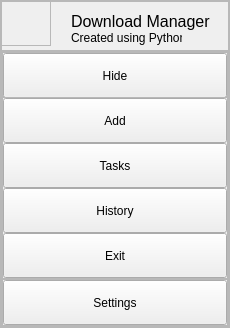
        <widget class="QFrame" name="frame">
         <property name="minimumSize">
          <size>
           <width>230</width>
           <height>0</height>
          </size>
         </property>
         <property name="maximumSize">
          <size>
           <width>50</width>
           <height>16777215</height>
          </size>
         </property>
         <property name="styleSheet">
          <string notr="true"/>
         </property>
         <property name="frameShape">
          <enum>QFrame::StyledPanel</enum>
         </property>
         <property name="frameShadow">
          <enum>QFrame::Raised</enum>
         </property>
         <layout class="QVBoxLayout" name="verticalLayout_2">
          <property name="spacing">
           <number>0</number>
          </property>
          <property name="leftMargin">
           <number>0</number>
          </property>
          <property name="topMargin">
           <number>0</number>
          </property>
          <property name="rightMargin">
           <number>0</number>
          </property>
          <property name="bottomMargin">
           <number>0</number>
          </property>
          <item>
           <widget class="QFrame" name="frame_6">
            <property name="minimumSize">
             <size>
              <width>0</width>
              <height>50</height>
             </size>
            </property>
            <property name="maximumSize">
             <size>
              <width>16777215</width>
              <height>50</height>
             </size>
            </property>
            <property name="frameShape">
             <enum>QFrame::StyledPanel</enum>
            </property>
            <property name="frameShadow">
             <enum>QFrame::Raised</enum>
            </property>
            <widget class="QFrame" name="frame_11">
             <property name="geometry">
              <rect>
               <x>0</x>
               <y>0</y>
               <width>50</width>
               <height>45</height>
              </rect>
             </property>
             <property name="minimumSize">
              <size>
               <width>50</width>
               <height>45</height>
              </size>
             </property>
             <property name="maximumSize">
              <size>
               <width>50</width>
               <height>45</height>
              </size>
             </property>
             <property name="styleSheet">
              <string notr="true"/>
             </property>
             <property name="frameShape">
              <enum>QFrame::StyledPanel</enum>
             </property>
             <property name="frameShadow">
              <enum>QFrame::Raised</enum>
             </property>
             <property name="lineWidth">
              <number>0</number>
             </property>
            </widget>
            <widget class="QLabel" name="label_3">
             <property name="geometry">
              <rect>
               <x>70</x>
               <y>10</y>
               <width>151</width>
               <height>21</height>
              </rect>
             </property>
             <property name="font">
              <font>
               <pointsize>12</pointsize>
               <italic>false</italic>
               <bold>false</bold>
              </font>
             </property>
             <property name="text">
              <string>Download Manager</string>
             </property>
            </widget>
            <widget class="QLabel" name="label_4">
             <property name="geometry">
              <rect>
               <x>70</x>
               <y>30</y>
               <width>111</width>
               <height>14</height>
              </rect>
             </property>
             <property name="maximumSize">
              <size>
               <width>16777215</width>
               <height>16</height>
              </size>
             </property>
             <property name="text">
              <string>Created using Python</string>
             </property>
            </widget>
           </widget>
          </item>
          <item>
           <widget class="QFrame" name="frame_7">
            <property name="frameShape">
             <enum>QFrame::StyledPanel</enum>
            </property>
            <property name="frameShadow">
             <enum>QFrame::Raised</enum>
            </property>
            <layout class="QVBoxLayout" name="verticalLayout_3" stretch="0,0,0">
             <property name="spacing">
              <number>0</number>
             </property>
             <property name="leftMargin">
              <number>0</number>
             </property>
             <property name="topMargin">
              <number>0</number>
             </property>
             <property name="rightMargin">
              <number>0</number>
             </property>
             <property name="bottomMargin">
              <number>0</number>
             </property>
             <item>
              <widget class="QFrame" name="frame_8">
               <property name="maximumSize">
                <size>
                 <width>16777215</width>
                 <height>45</height>
                </size>
               </property>
               <property name="frameShape">
                <enum>QFrame::StyledPanel</enum>
               </property>
               <property name="frameShadow">
                <enum>QFrame::Raised</enum>
               </property>
               <layout class="QVBoxLayout" name="verticalLayout_4">
                <property name="spacing">
                 <number>0</number>
                </property>
                <property name="leftMargin">
                 <number>0</number>
                </property>
                <property name="topMargin">
                 <number>0</number>
                </property>
                <property name="rightMargin">
                 <number>0</number>
                </property>
                <property name="bottomMargin">
                 <number>0</number>
                </property>
                <item>
                 <widget class="QPushButton" name="pushButton_5">
                  <property name="minimumSize">
                   <size>
                    <width>0</width>
                    <height>45</height>
                   </size>
                  </property>
                  <property name="cursor">
                   <cursorShape>PointingHandCursor</cursorShape>
                  </property>
                  <property name="focusPolicy">
                   <enum>Qt::NoFocus</enum>
                  </property>
                  <property name="styleSheet">
                   <string notr="true">background-image: url(:/icons/icons/cil-menu.png);</string>
                  </property>
                  <property name="text">
                   <string>Hide</string>
                  </property>
                 </widget>
                </item>
               </layout>
              </widget>
             </item>
             <item alignment="Qt::AlignTop">
              <widget class="QFrame" name="frame_9">
               <property name="sizePolicy">
                <sizepolicy hsizetype="Preferred" vsizetype="Preferred">
                 <horstretch>0</horstretch>
                 <verstretch>0</verstretch>
                </sizepolicy>
               </property>
               <property name="focusPolicy">
                <enum>Qt::NoFocus</enum>
               </property>
               <property name="frameShape">
                <enum>QFrame::StyledPanel</enum>
               </property>
               <property name="frameShadow">
                <enum>QFrame::Raised</enum>
               </property>
               <layout class="QVBoxLayout" name="verticalLayout_5">
                <property name="spacing">
                 <number>0</number>
                </property>
                <property name="leftMargin">
                 <number>0</number>
                </property>
                <property name="topMargin">
                 <number>0</number>
                </property>
                <property name="rightMargin">
                 <number>0</number>
                </property>
                <property name="bottomMargin">
                 <number>0</number>
                </property>
                <item>
                 <widget class="QPushButton" name="pushButton_6">
                  <property name="sizePolicy">
                   <sizepolicy hsizetype="Expanding" vsizetype="Fixed">
                    <horstretch>0</horstretch>
                    <verstretch>0</verstretch>
                   </sizepolicy>
                  </property>
                  <property name="minimumSize">
                   <size>
                    <width>0</width>
                    <height>45</height>
                   </size>
                  </property>
                  <property name="cursor">
                   <cursorShape>PointingHandCursor</cursorShape>
                  </property>
                  <property name="focusPolicy">
                   <enum>Qt::NoFocus</enum>
                  </property>
                  <property name="styleSheet">
                   <string notr="true">background-image: url(:/icons/icons/cil-plus.png);</string>
                  </property>
                  <property name="text">
                   <string>Add</string>
                  </property>
                 </widget>
                </item>
                <item>
                 <widget class="QPushButton" name="pushButton_7">
                  <property name="sizePolicy">
                   <sizepolicy hsizetype="Expanding" vsizetype="Fixed">
                    <horstretch>0</horstretch>
                    <verstretch>0</verstretch>
                   </sizepolicy>
                  </property>
                  <property name="minimumSize">
                   <size>
                    <width>0</width>
                    <height>45</height>
                   </size>
                  </property>
                  <property name="cursor">
                   <cursorShape>PointingHandCursor</cursorShape>
                  </property>
                  <property name="focusPolicy">
                   <enum>Qt::NoFocus</enum>
                  </property>
                  <property name="styleSheet">
                   <string notr="true">background-image: url(:/icons/icons/cil-data-transfer-down.png);</string>
                  </property>
                  <property name="text">
                   <string>Tasks</string>
                  </property>
                 </widget>
                </item>
                <item>
                 <widget class="QPushButton" name="pushButton_8">
                  <property name="sizePolicy">
                   <sizepolicy hsizetype="Expanding" vsizetype="Fixed">
                    <horstretch>0</horstretch>
                    <verstretch>0</verstretch>
                   </sizepolicy>
                  </property>
                  <property name="minimumSize">
                   <size>
                    <width>0</width>
                    <height>45</height>
                   </size>
                  </property>
                  <property name="cursor">
                   <cursorShape>PointingHandCursor</cursorShape>
                  </property>
                  <property name="focusPolicy">
                   <enum>Qt::NoFocus</enum>
                  </property>
                  <property name="styleSheet">
                   <string notr="true">background-image: url(:/icons/icons/cil-history.png);</string>
                  </property>
                  <property name="text">
                   <string>History</string>
                  </property>
                 </widget>
                </item>
                <item>
                 <widget class="QPushButton" name="pushButton_9">
                  <property name="sizePolicy">
                   <sizepolicy hsizetype="Expanding" vsizetype="Fixed">
                    <horstretch>0</horstretch>
                    <verstretch>0</verstretch>
                   </sizepolicy>
                  </property>
                  <property name="minimumSize">
                   <size>
                    <width>0</width>
                    <height>45</height>
                   </size>
                  </property>
                  <property name="cursor">
                   <cursorShape>PointingHandCursor</cursorShape>
                  </property>
                  <property name="focusPolicy">
                   <enum>Qt::NoFocus</enum>
                  </property>
                  <property name="styleSheet">
                   <string notr="true">background-image: url(:/icons/icons/cil-x.png);</string>
                  </property>
                  <property name="text">
                   <string>Exit</string>
                  </property>
                 </widget>
                </item>
               </layout>
              </widget>
             </item>
             <item alignment="Qt::AlignBottom">
              <widget class="QFrame" name="frame_10">
               <property name="sizePolicy">
                <sizepolicy hsizetype="Preferred" vsizetype="Preferred">
                 <horstretch>0</horstretch>
                 <verstretch>0</verstretch>
                </sizepolicy>
               </property>
               <property name="minimumSize">
                <size>
                 <width>0</width>
                 <height>0</height>
                </size>
               </property>
               <property name="frameShape">
                <enum>QFrame::StyledPanel</enum>
               </property>
               <property name="frameShadow">
                <enum>QFrame::Raised</enum>
               </property>
               <layout class="QVBoxLayout" name="verticalLayout_6">
                <property name="spacing">
                 <number>0</number>
                </property>
                <property name="leftMargin">
                 <number>0</number>
                </property>
                <property name="topMargin">
                 <number>0</number>
                </property>
                <property name="rightMargin">
                 <number>0</number>
                </property>
                <property name="bottomMargin">
                 <number>0</number>
                </property>
                <item>
                 <widget class="QPushButton" name="pushButton_10">
                  <property name="minimumSize">
                   <size>
                    <width>0</width>
                    <height>45</height>
                   </size>
                  </property>
                  <property name="cursor">
                   <cursorShape>PointingHandCursor</cursorShape>
                  </property>
                  <property name="focusPolicy">
                   <enum>Qt::NoFocus</enum>
                  </property>
                  <property name="styleSheet">
                   <string notr="true">background-image: url(:/icons/icons/cil-settings.png);</string>
                  </property>
                  <property name="text">
                   <string>Settings</string>
                  </property>
                 </widget>
                </item>
               </layout>
              </widget>
             </item>
            </layout>
           </widget>
          </item>
         </layout>
        </widget>
